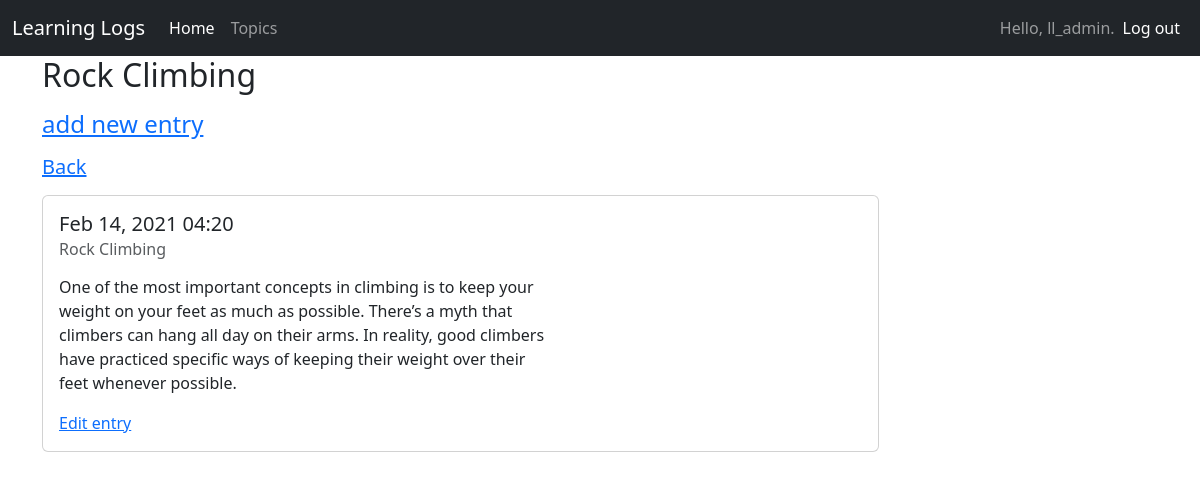
The page /topics/2/ (signed in) on the database its author committed.
### learning_logs/models.py (models this page shows, shortened)
class Topic(models.Model):
    text = models.CharField(max_length=200)
    date_added = models.DateTimeField(auto_now_add=True)
    owner = models.ForeignKey(User, on_delete=models.CASCADE)
    def __str__(self):
        return self.text

class Entry(models.Model):
    topic = models.ForeignKey(Topic, on_delete=models.CASCADE)
    text = models.TextField()
    date_added = models.DateTimeField(auto_now_add=True)
    class Meta:
        verbose_name_plural = 'entries'

### learning_logs/views.py (the view)
# urls.py: url(r'^topics/(?P<topic_id>\d+)/$', views.topic, name='topic'),
@login_required
def topic(request, topic_id):
    topic = Topic.objects.get(id=topic_id)
    check_topic_owner(request, topic)
    entries = topic.entry_set.order_by('-date_added')
    context = {'topic': topic, 'entries': entries}
    return render(request, 'learning_logs/topic.html', context)

### learning_logs/views.py (called while the page is built)
def check_topic_owner(request, tpc):
    if tpc.owner != request.user:
        raise Http404

### learning_logs/templates/learning_logs/topic.html
{% extends 'learning_logs/base.html' %}
{% block header %}
    <h2>{{ topic }}</h2>
{% endblock header %}
{% block content %}
    <p>
        <h4>
            <a href="{% url 'learning_logs:new_entry' topic.id %}">add new entry</a>
        </h4>
    </p>
    <p>
        <h5>
            <a href="{% url 'learning_logs:topics' %}">Back</a>
        </h5>
    </p>
    {% for entry in entries %}
        <div class="card" style="width: 75%;">
          <div class="card-body">
            <h5 class="card-title">{{ entry.date_added|date:'M d, Y H:i' }}</h5>
            <h6 class="card-subtitle mb-2 text-muted">{{ topic }}</h6>
            <p class="card-text">{{ entry.text|linebreaks}}</p>
            <a href="{% url 'learning_logs:edit_entry' entry.id %}" class="card-link">Edit entry</a>
          </div>
        </div>
    {% empty %}
        There are no entries for this topic yet.
    {% endfor %}
{% endblock content %}

### learning_logs/templates/learning_logs/base.html (shortened to what this page needs)
{% load bootstrap5 %}
<!DOCTYPE html>
<html lang="en">
    <head>
        {% bootstrap_css %}
    </head>
    <body>
        <nav class="navbar navbar-expand-lg navbar-dark bg-dark">
          <div class="container-fluid">
            <a class="navbar-brand" href="{% url 'learning_logs:index' %}">Learning Logs</a>
            <div class="collapse navbar-collapse" id="navbarSupportedContent">
              <ul class="navbar-nav me-auto mb-2 mb-lg-0">
                <li class="nav-item">
                  <a class="nav-link active" aria-current="page" href="{% url 'learning_logs:index' %}">Home</a>
                </li>
                <li class="nav-item">
                  <a class="nav-link" href="{% url 'learning_logs:topics' %}">Topics</a>
                </li>
              </ul>
                <ul class="nav navbar-nav navbar-right">
                    {% if user.is_authenticated %}
                        <span class="navbar-text">
                          Hello, {{ user.username }}.
                        </span>
                    <li class="nav-item">
                          <a class="nav-link active" href="{% url 'users:logout' %}">Log out</a>
                    </li>
                    {% endif %}
                </ul>
            </div>
          </div>
        </nav>
        <div class="container">
            <div class="page-header">
                {% block header %}{% endblock header %}
            </div>
            <div>
                {% block content %}{% endblock content %}
            </div>
        </div>
    </body>
</html>

### rows shown on the page
Topic: text "Rock Climbing"
Entry: date_added "Feb 14, 2021 04:20", text "One of the most important concepts in climbing is to keep your weight on your feet as much as possible. There’s a myth that climbers can hang all day on their arms. In reality, good climbers have practiced specific ways of keeping their weight over their feet whenever possible."

### other values the page prints
{{ user.username }} "ll_admin"
